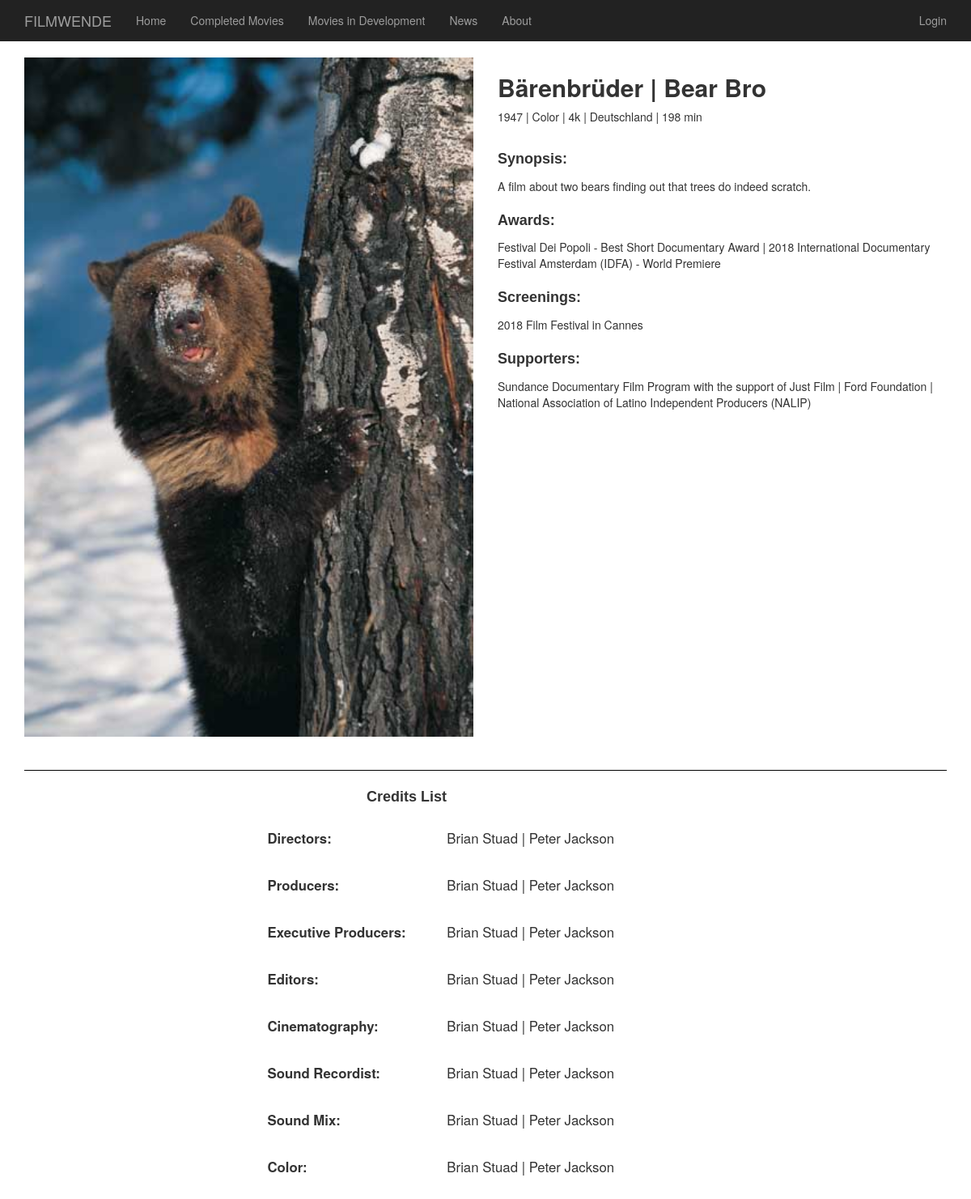
Screenshot of /movies/Bärenbrüder with the database file from the repository.
### app/models.py (models this page shows, shortened)
class Movie(db.Model):
    __tablename__ = "movies"
    id = db.Column(db.Integer, primary_key=True)
    title_DE = db.Column(db.String, unique=True)
    title_EN = db.Column(db.String, unique=True)
    isReleased = db.Column(db.Integer)
    release_date = db.Column(db.String(140))
    format = db.Column(db.String)
    isColored = db.Column(db.Integer)
    language = db.Column(db.String)
    duration = db.Column(db.String)
    synopsis = db.Column(db.String)
    awards = db.Column(db.String)
    screenings = db.Column(db.String)
    supporters = db.Column(db.String)
    directors = db.Column(db.String)
    producers = db.Column(db.String)
    executive_producers = db.Column(db.String)
    editors = db.Column(db.String)
    cinematography = db.Column(db.String)
    sound_recordist = db.Column(db.String)
    sound_mix = db.Column(db.String)
    color = db.Column(db.String)
    image_url = db.Column(db.String)

class Contact(db.Model):
    __tablename__ = "contacts"
    id = db.Column(db.Integer, primary_key = True)
    name = db.Column(db.String(32))
    surname = db.Column(db.String(32))
    email = db.Column(db.String(120))
    profession = db.Column(db.String(120))
    def getContacts(contact_list):
        name_list = []
        if contact_list:
            contact_ids = contact_list.split(",")
            for contact_id in contact_ids:
                contact = db.session.query(Contact).filter(Contact.id == contact_id).first()
                if contact:
                    name_list.append(contact.name)
            db.session.close()
        return name_list

### app/routes.py (the view)
@app.route('/movies/<movietitle>')
def movie(movietitle):
    movie_result = Movie.query.filter_by(title_DE = movietitle).first()
    directors = Contact.getContacts(movie_result.directors)
    producers = Contact.getContacts(movie_result.producers)
    executive_producers = Contact.getContacts(movie_result.executive_producers)
    editors = Contact.getContacts(movie_result.editors)
    cinematography = Contact.getContacts(movie_result.cinematography)
    sound_recordist = Contact.getContacts(movie_result.sound_recordist)
    sound_mix = Contact.getContacts(movie_result.sound_mix)
    color = Contact.getContacts(movie_result.color)
    if movie_result.release_date:
        release_date = movie_result.release_date[-4:]
    else:
        release_date = []
    if movie_result.isReleased:
        isReleased = movie_result.isReleased
    else:
        isReleased = []
    if movie_result.duration:
        duration = movie_result.duration
    else:
        duration = []
    if movie_result.synopsis:
        synopsis = movie_result.synopsis
    else:
        synopsis = []
    isColored = ""
    if movie_result.isColored == "b_w":
        isColored = "Black & White"
    else:
        isColored = "Color"
    if movie_result.format:
        format = movie_result.format.split(";")
    else:
        format = []
    if movie_result.language:
        language = movie_result.language.split(";")
    else:
        language = []
    if movie_result.awards:
        awards = movie_result.awards.split(";")
    else:
        awards = []
    if movie_result.screenings:
        screenings = movie_result.screenings.split(";")
    else:
        screenings = []
    if movie_result.supporters:
        supporters = movie_result.supporters.split(";")
    else:
        supporters = []
    movie = {
        'title_DE': movie_result.title_DE,
        'title_EN': movie_result.title_EN,
        'release_date': release_date,
        'isReleased': isReleased,
        'format': format,
        'isColored': isColored,
        'language': language,
        'duration': duration,
        'synopsis': synopsis,
        'awards': awards,
        'screenings': screenings,
        'supporters': supporters,
        'directors': directors,
        'producers': producers,
        'executive_producers': executive_producers,
        'editors': editors,
        'cinematography': cinematography,
        'sound_recordist': sound_recordist,
        'sound_mix': sound_mix,
        'color': color,
        'image_url' : movie_result.image_url
    }
    print(movie)
    return render_template('movie.html',movie=movie)

### app/templates/movie.html
{% extends "base2.html" %}
{% block app_content %}
  <div class="row movieinfo">
    <div class="col-sm-6">
      <div>
        <img id="movie-poster" src="{{movie.image_url}}" alt="Movie Image"/>
      </div>
    </div>
    <div class="col-sm-6">
      <h2 style="font-weight:bold">{{movie.title_DE }} | {{movie.title_EN}}</h2>
        <div>
          <p>{% if movie.release_date | length > 0 %}
          {{movie.release_date}}
          {%endif%}
          | {{movie.isColored}}
          {% if movie.format | length > 0 %}
              {%for frm in movie.format%}
               | {{frm}} {% if ((movie.format | length > 1) and (not loop.last)) %}|{%endif%}
              {%endfor%}
            {%endif%}
          {% if movie.language | length > 0 %}
                {%for lng in movie.language%}
                  | {{lng}} {% if ((movie.language | length > 1) and (not loop.last)) %}|{%endif%}
                {%endfor%}
            {%endif%}
          {% if movie.duration | length > 0 %}
          | {{movie.duration}} min
          {%endif%}
          </p>
        </div>
        <br>
        <div>
          {% if movie.synopsis | length > 0 %}
          <p class="bold">Synopsis:</p>
          {{movie.synopsis}}
        </div>
        <br>
        <div>
          {%endif%}
          {% if movie.awards | length > 0 %}
          <p class="bold">Awards:</p>
              {%for award in movie.awards%}
                {{award}} {% if ((movie.awards | length > 1) and (not loop.last)) %}|{%endif%}
              {%endfor%}
          {%endif%}
        </div>
        <br>
        <div>
          {% if movie.screenings | length > 0 %}
          <p class="bold">Screenings:</p>
              {%for screening in movie.screenings%}
                {{screening}} {% if ((movie.screenings | length > 1) and (not loop.last)) %}|{%endif%}
              {%endfor%}
        </div>
        <br>
        <div>
          {%endif%}
          {% if movie.supporters | length > 0 %}
          <p class="bold">Supporters:</p>
              {%for supporter in movie.supporters%}
                {{supporter}} {% if ((movie.supporters | length > 1) and (not loop.last)) %}|{%endif%}
              {%endfor%}
          {%endif%}
        </div>
      </div>
  </div>
  <div style="text-align: center;">
      <div class="col"><hr></div>
      <div class="col see"><hr></div>
    <div class="row">
        <div class="col-sm-4"></div>
        <div class="col-sm-2"><span class="bold">Credits List</span></div>
        <div class="col-sm-6"></div>
    </div>
    <div class="row">
      <div class="col-sm-3"></div>
      <div class="col-sm-5">
      <table class="table">
          <thead>
            <tr>
                <th scope="col"></th>
                <th scope="col"></th>
            </tr>
          </thead>
          <tbody>
            {% if movie.directors | length > 0 %}
            <tr>
                <th scope="row"> Directors:</th>
                <td> {%for director in movie.directors%}
              {{director}} {% if ((movie.directors | length > 1) and (not loop.last)) %} | {%endif%}
              {%endfor%} </td>
            </tr>
            {%endif%}
            <tr>
                <th scope="row"></th>
                <td></td>
              </tr>
            {% if movie.producers | length > 0 %}
            <tr>
                <th scope="row">Producers:</th>
                <td>{%for producer in movie.producers%}
                  {{producer}} {% if ((movie.producers | length > 1) and (not loop.last)) %} | {%endif%}
                  {%endfor%}</td>
              </tr>
            {%endif%}
            <tr>
                <th scope="row"></th>
                <td></td>
              </tr>
              {% if movie.executive_producers | length > 0 %}
              <tr>
                <th scope="row">Executive Producers:</th>
                  <td>{%for executive_producer in movie.executive_producers%}
                  {{executive_producer}} {% if ((movie.executive_producers | length > 1) and (not loop.last)) %} | {%endif%}
                  {%endfor%}</td>
              </tr>
              {%endif%}
            <tr>
                <th scope="row"></th>
                <td></td>
              </tr>
              {% if movie.editors | length > 0 %}
              <tr>
                <th scope="row">Editors:</th>
                  <td>{%for editor in movie.editors%}
                  {{editor}} {% if ((movie.editors | length > 1) and (not loop.last)) %} | {%endif%}
                  {%endfor%}</td>
              </tr>
              {%endif%}
            <tr>
                <th scope="row"></th>
                <td></td>
              </tr>
              {% if movie.cinematography | length > 0 %}
              <tr>
                <th scope="row">Cinematography:</th>
                  <td>{%for cinematograph in movie.cinematography%}
                    {{cinematograph}} {% if ((movie.cinematography | length > 1) and (not loop.last)) %} | {%endif%}
                  {%endfor%}</td>
              </tr>
              {%endif%}
            <tr>
                <th scope="row"></th>
                <td></td>
              </tr>
              {% if movie.sound_recordist | length > 0 %}
             <tr>
                <th scope="row"> Sound Recordist:</th>
                  <td>{%for sound_record in movie.sound_recordist%}
                    {{sound_record}} {% if ((movie.sound_recordist | length > 1) and (not loop.last)) %} | {%endif%}
                  {%endfor%}</td>
              </tr>
              {%endif%}
              <tr>
                  <th scope="row"></th>
                  <td></td>
                </tr>
              {% if movie.sound_mix | length > 0 %}
              <tr>
                  <th scope="row"> Sound Mix:</th>
                  <td>{%for sound_mi in movie.sound_mix%}
                    {{sound_mi}} {% if ((movie.sound_mix | length > 1) and (not loop.last)) %} | {%endif%}
                  {%endfor%}</td>
              </tr>
              {%endif%}
              <tr>
                  <th scope="row"></th>
                  <td></td>
                </tr>
              {% if movie.color | length > 0 %}
              <tr>
                <th scope="row"> Color:</th>
                  <td>{%for colo in movie.color%}
                    {{colo}} {% if ((movie.color | length > 1) and (not loop.last)) %} | {%endif%}
                  {%endfor%}</td>
              </tr>
              {%endif%}
            </tbody>
          </table>
        </div>
        <div class="col-sm-2"></div>
      </div>
    </div >
{%endblock%}

### app/static/mystyle.css (style rules this page uses)
hr { border-color: rgba(255, 255, 255); }
.see hr { border-color: black; width:100%; }
.table>tbody>tr>td, .table>tbody>tr>th, .table>thead>tr>th { border-color: transparent!important; font-size: larger; }
.bold { font-family: 'Franklin Gothic Medium', 'Arial Narrow', Arial, sans-serif; font-weight: bold; font-size: large; }
html, body { max-width: 100%; overflow-x: hidden; }
#movie-poster { vertical-align: middle; width: 100%; }

### rows the page displays
Movie: image_url (picture), title_DE "Bärenbrüder", title_EN "Bear Bro", format "4k", language "Deutschland", duration "198", synopsis "A film about two bears finding out that trees do indeed scratch.", screenings "2018 Film Festival in Cannes"
Contact: name "Brian Stuad"
Contact: name "Peter Jackson"

### other values shown
{{ movie.release_date }} "1947"
{{ movie.isColored }} "Color"
{{ award }} "Festival Dei Popoli - Best Short Documentary Award" "2018 International Documentary Festival Amsterdam (IDFA) - World Premiere"
{{ supporter }} "Sundance Documentary Film Program with the support of Just Film | Ford Foundation" "National Association of Latino Independent Producers (NALIP)"
